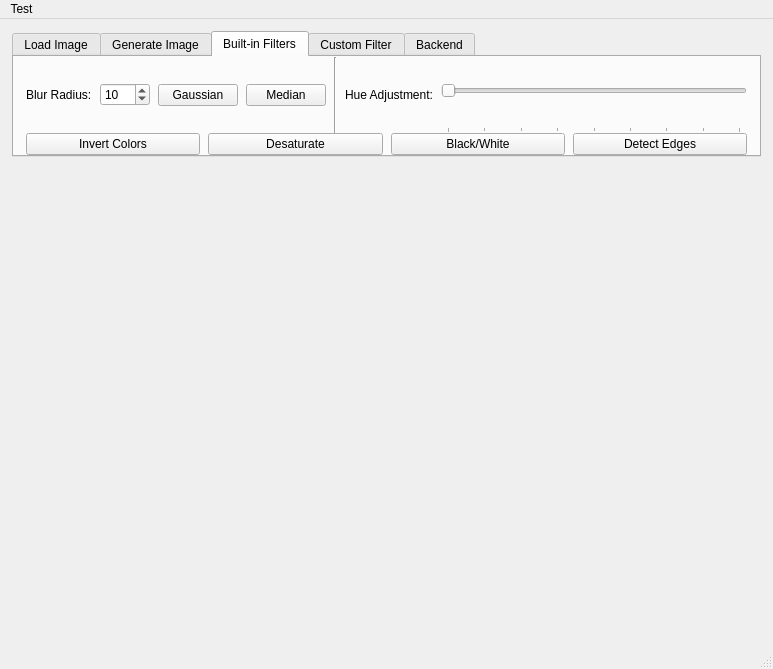
<?xml version="1.0" encoding="UTF-8"?>
<ui version="4.0">
 <class>MainWindow</class>
 <widget class="QMainWindow" name="MainWindow">
  <property name="geometry">
   <rect>
    <x>0</x>
    <y>0</y>
    <width>773</width>
    <height>669</height>
   </rect>
  </property>
  <property name="sizePolicy">
   <sizepolicy hsizetype="Preferred" vsizetype="Preferred">
    <horstretch>0</horstretch>
    <verstretch>0</verstretch>
   </sizepolicy>
  </property>
  <property name="maximumSize">
   <size>
    <width>16777215</width>
    <height>16777215</height>
   </size>
  </property>
  <property name="windowTitle">
   <string>SkePicture</string>
  </property>
  <widget class="QWidget" name="centralwidget">
   <property name="maximumSize">
    <size>
     <width>16777215</width>
     <height>16777215</height>
    </size>
   </property>
   <layout class="QVBoxLayout" name="verticalLayout_2">
    <property name="spacing">
     <number>0</number>
    </property>
    <property name="leftMargin">
     <number>0</number>
    </property>
    <property name="topMargin">
     <number>0</number>
    </property>
    <property name="rightMargin">
     <number>0</number>
    </property>
    <property name="bottomMargin">
     <number>0</number>
    </property>
    <item>
     <layout class="QVBoxLayout" name="verticalLayout">
      <property name="leftMargin">
       <number>12</number>
      </property>
      <property name="topMargin">
       <number>12</number>
      </property>
      <property name="rightMargin">
       <number>12</number>
      </property>
      <property name="bottomMargin">
       <number>12</number>
      </property>
      <item>
       <widget class="QTabWidget" name="tabWidget">
        <property name="currentIndex">
         <number>2</number>
        </property>
        <widget class="QWidget" name="tab_3">
         <attribute name="title">
          <string>Load Image</string>
         </attribute>
         <layout class="QHBoxLayout" name="horizontalLayout_6">
          <property name="leftMargin">
           <number>12</number>
          </property>
          <property name="topMargin">
           <number>0</number>
          </property>
          <property name="rightMargin">
           <number>12</number>
          </property>
          <property name="bottomMargin">
           <number>0</number>
          </property>
          <item>
           <widget class="QLabel" name="label_3">
            <property name="text">
             <string>File:</string>
            </property>
           </widget>
          </item>
          <item>
           <widget class="QLineEdit" name="filenameField"/>
          </item>
          <item>
           <widget class="QPushButton" name="browseButton">
            <property name="text">
             <string>Browse</string>
            </property>
           </widget>
          </item>
          <item>
           <widget class="QPushButton" name="loadButton">
            <property name="text">
             <string>Load</string>
            </property>
           </widget>
          </item>
         </layout>
        </widget>
        <widget class="QWidget" name="tab_4">
         <attribute name="title">
          <string>Generate Image</string>
         </attribute>
         <layout class="QHBoxLayout" name="horizontalLayout_8">
          <property name="spacing">
           <number>-1</number>
          </property>
          <property name="leftMargin">
           <number>12</number>
          </property>
          <property name="topMargin">
           <number>0</number>
          </property>
          <property name="rightMargin">
           <number>12</number>
          </property>
          <property name="bottomMargin">
           <number>0</number>
          </property>
          <item>
           <widget class="QLabel" name="label_8">
            <property name="text">
             <string>Height:</string>
            </property>
           </widget>
          </item>
          <item>
           <widget class="QSpinBox" name="heightBox">
            <property name="suffix">
             <string> px</string>
            </property>
            <property name="prefix">
             <string/>
            </property>
            <property name="minimum">
             <number>1</number>
            </property>
            <property name="maximum">
             <number>2048</number>
            </property>
            <property name="value">
             <number>512</number>
            </property>
            <property name="displayIntegerBase">
             <number>10</number>
            </property>
           </widget>
          </item>
          <item>
           <widget class="QLabel" name="label_9">
            <property name="text">
             <string>Width:</string>
            </property>
           </widget>
          </item>
          <item>
           <widget class="QSpinBox" name="widthBox">
            <property name="suffix">
             <string> px</string>
            </property>
            <property name="minimum">
             <number>1</number>
            </property>
            <property name="maximum">
             <number>2048</number>
            </property>
            <property name="value">
             <number>512</number>
            </property>
           </widget>
          </item>
          <item>
           <widget class="QLabel" name="label_7">
            <property name="text">
             <string>Scale:</string>
            </property>
           </widget>
          </item>
          <item>
           <widget class="QSlider" name="scaleSlider">
            <property name="singleStep">
             <number>5</number>
            </property>
            <property name="orientation">
             <enum>Qt::Horizontal</enum>
            </property>
           </widget>
          </item>
          <item>
           <widget class="QPushButton" name="mandelbrotButton">
            <property name="text">
             <string>Mandelbrot</string>
            </property>
           </widget>
          </item>
         </layout>
        </widget>
        <widget class="QWidget" name="tab">
         <attribute name="title">
          <string>Built-in Filters</string>
         </attribute>
         <layout class="QVBoxLayout" name="verticalLayout_4" stretch="1,1">
          <property name="spacing">
           <number>0</number>
          </property>
          <property name="sizeConstraint">
           <enum>QLayout::SetDefaultConstraint</enum>
          </property>
          <property name="leftMargin">
           <number>12</number>
          </property>
          <property name="topMargin">
           <number>0</number>
          </property>
          <property name="rightMargin">
           <number>12</number>
          </property>
          <property name="bottomMargin">
           <number>0</number>
          </property>
          <item>
           <layout class="QHBoxLayout" name="horizontalLayout_4">
            <property name="spacing">
             <number>8</number>
            </property>
            <property name="bottomMargin">
             <number>0</number>
            </property>
            <item>
             <widget class="QLabel" name="label_2">
              <property name="text">
               <string>Blur Radius:</string>
              </property>
             </widget>
            </item>
            <item>
             <widget class="QSpinBox" name="blurRadiusBox">
              <property name="sizePolicy">
               <sizepolicy hsizetype="Preferred" vsizetype="Fixed">
                <horstretch>0</horstretch>
                <verstretch>0</verstretch>
               </sizepolicy>
              </property>
              <property name="minimumSize">
               <size>
                <width>50</width>
                <height>0</height>
               </size>
              </property>
              <property name="minimum">
               <number>1</number>
              </property>
              <property name="maximum">
               <number>80</number>
              </property>
              <property name="value">
               <number>10</number>
              </property>
             </widget>
            </item>
            <item>
             <widget class="QPushButton" name="gaussianButton">
              <property name="sizePolicy">
               <sizepolicy hsizetype="Preferred" vsizetype="Fixed">
                <horstretch>0</horstretch>
                <verstretch>0</verstretch>
               </sizepolicy>
              </property>
              <property name="cursor">
               <cursorShape>PointingHandCursor</cursorShape>
              </property>
              <property name="text">
               <string>Gaussian</string>
              </property>
              <property name="default">
               <bool>false</bool>
              </property>
              <property name="flat">
               <bool>false</bool>
              </property>
             </widget>
            </item>
            <item>
             <widget class="QPushButton" name="medianButton">
              <property name="text">
               <string>Median</string>
              </property>
             </widget>
            </item>
            <item>
             <widget class="Line" name="line_3">
              <property name="orientation">
               <enum>Qt::Vertical</enum>
              </property>
             </widget>
            </item>
            <item>
             <widget class="QLabel" name="label">
              <property name="text">
               <string>Hue Adjustment:</string>
              </property>
             </widget>
            </item>
            <item>
             <widget class="QSlider" name="hueSlider">
              <property name="sizePolicy">
               <sizepolicy hsizetype="Expanding" vsizetype="Preferred">
                <horstretch>0</horstretch>
                <verstretch>0</verstretch>
               </sizepolicy>
              </property>
              <property name="minimumSize">
               <size>
                <width>100</width>
                <height>0</height>
               </size>
              </property>
              <property name="maximum">
               <number>360</number>
              </property>
              <property name="tracking">
               <bool>true</bool>
              </property>
              <property name="orientation">
               <enum>Qt::Horizontal</enum>
              </property>
              <property name="invertedAppearance">
               <bool>false</bool>
              </property>
              <property name="tickPosition">
               <enum>QSlider::TicksBelow</enum>
              </property>
              <property name="tickInterval">
               <number>45</number>
              </property>
             </widget>
            </item>
           </layout>
          </item>
          <item>
           <layout class="QHBoxLayout" name="horizontalLayout_3">
            <property name="spacing">
             <number>8</number>
            </property>
            <property name="bottomMargin">
             <number>0</number>
            </property>
            <item>
             <widget class="QPushButton" name="invertButton">
              <property name="sizePolicy">
               <sizepolicy hsizetype="Preferred" vsizetype="Fixed">
                <horstretch>0</horstretch>
                <verstretch>0</verstretch>
               </sizepolicy>
              </property>
              <property name="text">
               <string>Invert Colors</string>
              </property>
             </widget>
            </item>
            <item>
             <widget class="QPushButton" name="grayscaleButton">
              <property name="sizePolicy">
               <sizepolicy hsizetype="Preferred" vsizetype="Fixed">
                <horstretch>0</horstretch>
                <verstretch>0</verstretch>
               </sizepolicy>
              </property>
              <property name="text">
               <string>Desaturate</string>
              </property>
             </widget>
            </item>
            <item>
             <widget class="QPushButton" name="bwButton">
              <property name="text">
               <string>Black/White</string>
              </property>
             </widget>
            </item>
            <item>
             <widget class="QPushButton" name="edgeButton">
              <property name="sizePolicy">
               <sizepolicy hsizetype="Preferred" vsizetype="Fixed">
                <horstretch>0</horstretch>
                <verstretch>0</verstretch>
               </sizepolicy>
              </property>
              <property name="text">
               <string>Detect Edges</string>
              </property>
             </widget>
            </item>
           </layout>
          </item>
         </layout>
        </widget>
        <widget class="QWidget" name="tab_2">
         <attribute name="title">
          <string>Custom Filter</string>
         </attribute>
         <layout class="QHBoxLayout" name="horizontalLayout">
          <item>
           <layout class="QGridLayout" name="stencilGrid">
            <property name="topMargin">
             <number>0</number>
            </property>
            <property name="rightMargin">
             <number>0</number>
            </property>
            <item row="0" column="0">
             <widget class="QLineEdit" name="coeff0_0">
              <property name="text">
               <string>0.0</string>
              </property>
             </widget>
            </item>
            <item row="2" column="0">
             <widget class="QLineEdit" name="coeff2_0">
              <property name="text">
               <string>0.0</string>
              </property>
             </widget>
            </item>
            <item row="2" column="2">
             <widget class="QLineEdit" name="coeff2_2">
              <property name="text">
               <string>0.0</string>
              </property>
             </widget>
            </item>
            <item row="1" column="2">
             <widget class="QLineEdit" name="coeff1_2">
              <property name="text">
               <string>0.0</string>
              </property>
             </widget>
            </item>
            <item row="2" column="1">
             <widget class="QLineEdit" name="coeff2_1">
              <property name="text">
               <string>0.0</string>
              </property>
             </widget>
            </item>
            <item row="1" column="1">
             <widget class="QLineEdit" name="coeff1_1">
              <property name="text">
               <string>1.0</string>
              </property>
             </widget>
            </item>
            <item row="0" column="1">
             <widget class="QLineEdit" name="coeff0_1">
              <property name="text">
               <string>0.0</string>
              </property>
             </widget>
            </item>
            <item row="0" column="2">
             <widget class="QLineEdit" name="coeff0_2">
              <property name="text">
               <string>0.0</string>
              </property>
             </widget>
            </item>
            <item row="1" column="0">
             <widget class="QLineEdit" name="coeff1_0">
              <property name="text">
               <string>0.0</string>
              </property>
             </widget>
            </item>
            <item row="0" column="3">
             <layout class="QHBoxLayout" name="horizontalLayout_2" stretch="0,1">
              <item>
               <widget class="QLabel" name="label_6">
                <property name="layoutDirection">
                 <enum>Qt::LeftToRight</enum>
                </property>
                <property name="text">
                 <string>Scaling:</string>
                </property>
                <property name="alignment">
                 <set>Qt::AlignRight|Qt::AlignTrailing|Qt::AlignVCenter</set>
                </property>
               </widget>
              </item>
              <item>
               <widget class="QLineEdit" name="coeffScaling">
                <property name="sizePolicy">
                 <sizepolicy hsizetype="Minimum" vsizetype="Fixed">
                  <horstretch>0</horstretch>
                  <verstretch>0</verstretch>
                 </sizepolicy>
                </property>
                <property name="text">
                 <string>1</string>
                </property>
               </widget>
              </item>
             </layout>
            </item>
            <item row="1" column="3">
             <widget class="QPushButton" name="stencilButton">
              <property name="text">
               <string>Apply Stencil</string>
              </property>
             </widget>
            </item>
            <item row="2" column="3">
             <widget class="QPushButton" name="clearStencilButton">
              <property name="text">
               <string>Clear Stencil</string>
              </property>
             </widget>
            </item>
           </layout>
          </item>
         </layout>
        </widget>
        <widget class="QWidget" name="tab_5">
         <attribute name="title">
          <string>Backend</string>
         </attribute>
         <layout class="QHBoxLayout" name="horizontalLayout_7">
          <item>
           <widget class="QLabel" name="label_4">
            <property name="sizePolicy">
             <sizepolicy hsizetype="Minimum" vsizetype="Preferred">
              <horstretch>0</horstretch>
              <verstretch>0</verstretch>
             </sizepolicy>
            </property>
            <property name="text">
             <string>Backend:</string>
            </property>
           </widget>
          </item>
          <item>
           <widget class="QComboBox" name="backendBox">
            <property name="currentText">
             <string>CPU</string>
            </property>
            <item>
             <property name="text">
              <string>CPU</string>
             </property>
            </item>
            <item>
             <property name="text">
              <string>OpenMP</string>
             </property>
            </item>
            <item>
             <property name="text">
              <string>OpenCL</string>
             </property>
            </item>
            <item>
             <property name="text">
              <string>CUDA</string>
             </property>
            </item>
           </widget>
          </item>
          <item>
           <widget class="QLabel" name="label_5">
            <property name="text">
             <string>OpenMP Threads:</string>
            </property>
           </widget>
          </item>
          <item>
           <widget class="QSpinBox" name="cpuThreadsBox">
            <property name="minimum">
             <number>1</number>
            </property>
            <property name="maximum">
             <number>32</number>
            </property>
           </widget>
          </item>
         </layout>
        </widget>
       </widget>
      </item>
     </layout>
    </item>
    <item>
     <widget class="QLabel" name="imageView">
      <property name="sizePolicy">
       <sizepolicy hsizetype="Ignored" vsizetype="Ignored">
        <horstretch>0</horstretch>
        <verstretch>1</verstretch>
       </sizepolicy>
      </property>
      <property name="acceptDrops">
       <bool>true</bool>
      </property>
      <property name="autoFillBackground">
       <bool>false</bool>
      </property>
      <property name="frameShape">
       <enum>QFrame::NoFrame</enum>
      </property>
      <property name="frameShadow">
       <enum>QFrame::Sunken</enum>
      </property>
      <property name="lineWidth">
       <number>1</number>
      </property>
      <property name="text">
       <string/>
      </property>
      <property name="pixmap">
       <pixmap>:/test/testimg3.png</pixmap>
      </property>
      <property name="scaledContents">
       <bool>true</bool>
      </property>
     </widget>
    </item>
   </layout>
  </widget>
  <widget class="QMenuBar" name="menubar">
   <property name="geometry">
    <rect>
     <x>0</x>
     <y>0</y>
     <width>773</width>
     <height>22</height>
    </rect>
   </property>
   <widget class="QMenu" name="menuTest">
    <property name="title">
     <string>Test</string>
    </property>
   </widget>
   <addaction name="menuTest"/>
  </widget>
  <widget class="QStatusBar" name="statusbar"/>
 </widget>
 <tabstops>
  <tabstop>tabWidget</tabstop>
  <tabstop>filenameField</tabstop>
  <tabstop>browseButton</tabstop>
  <tabstop>loadButton</tabstop>
  <tabstop>heightBox</tabstop>
  <tabstop>widthBox</tabstop>
  <tabstop>scaleSlider</tabstop>
  <tabstop>mandelbrotButton</tabstop>
  <tabstop>blurRadiusBox</tabstop>
  <tabstop>gaussianButton</tabstop>
  <tabstop>medianButton</tabstop>
  <tabstop>hueSlider</tabstop>
  <tabstop>invertButton</tabstop>
  <tabstop>grayscaleButton</tabstop>
  <tabstop>bwButton</tabstop>
  <tabstop>edgeButton</tabstop>
  <tabstop>coeff0_0</tabstop>
  <tabstop>coeff0_1</tabstop>
  <tabstop>coeff0_2</tabstop>
  <tabstop>coeff1_0</tabstop>
  <tabstop>coeff1_1</tabstop>
  <tabstop>coeff1_2</tabstop>
  <tabstop>coeff2_0</tabstop>
  <tabstop>coeff2_1</tabstop>
  <tabstop>coeff2_2</tabstop>
  <tabstop>coeffScaling</tabstop>
  <tabstop>stencilButton</tabstop>
  <tabstop>clearStencilButton</tabstop>
  <tabstop>backendBox</tabstop>
  <tabstop>cpuThreadsBox</tabstop>
 </tabstops>
 <resources>
  <include location="../../../../../.designer/backup/resource.qrc"/>
 </resources>
 <connections/>
</ui>
